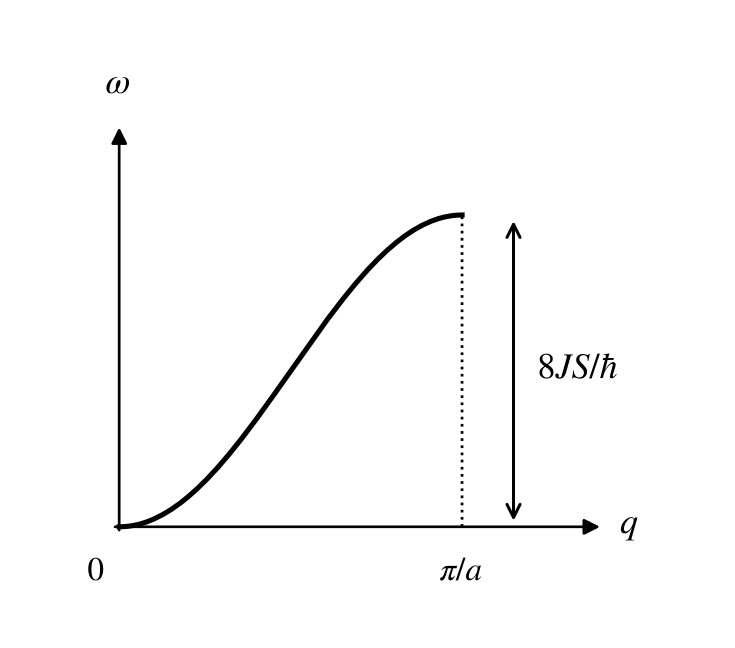

Recreate this plot in Python.
# -*- coding: utf-8 -*-
# 图 6.12 一维自旋链磁振子色散 omega = (8JS/hbar) sin^2(qa/2)：q=0 处切线水平
import sys
sys.path.insert(0, r'E:\AI整理书籍\磁学\book\fig_src')
import numpy as np
import matplotlib.pyplot as plt
from mplstyle import save_fig

fig, ax = plt.subplots(figsize=(3.4, 3.0))
for sp in ax.spines.values():
    sp.set_visible(False)
ax.set_xticks([])
ax.set_yticks([])

q = np.linspace(0, 1, 200)          # q in units of pi/a
w = np.sin(np.pi * q / 2) ** 2      # omega / (8JS/hbar)
ax.plot(q, w, 'k-', lw=1.7)
ax.plot([1, 1], [0, 1.0], 'k:', lw=0.9)

# axes arrows
ax.annotate('', xy=(1.42, 0), xytext=(-0.03, 0),
            arrowprops=dict(arrowstyle='-|>', lw=0.9, color='k'))
ax.annotate('', xy=(0, 1.30), xytext=(0, -0.03),
            arrowprops=dict(arrowstyle='-|>', lw=0.9, color='k'))
# vertical double arrow marking the zone-boundary frequency
ax.annotate('', xy=(1.15, 1.0), xytext=(1.15, 0.0),
            arrowprops=dict(arrowstyle='<->', lw=1.0, color='k'))
ax.text(1.22, 0.5, r'$8JS/\hbar$', ha='left', va='center', fontsize=12)

ax.text(0, 1.36, r'$\omega$', ha='center', va='bottom', fontsize=12)
ax.text(1.46, 0.0, r'$q$', ha='left', va='center', fontsize=12)
ax.text(-0.04, -0.1, r'$0$', ha='right', va='top', fontsize=11)
ax.text(1.0, -0.1, r'$\pi/a$', ha='center', va='top', fontsize=11)

ax.set_xlim(-0.08, 1.58)
ax.set_ylim(-0.16, 1.44)

save_fig(fig, 'ch6', 'fig6_12')
